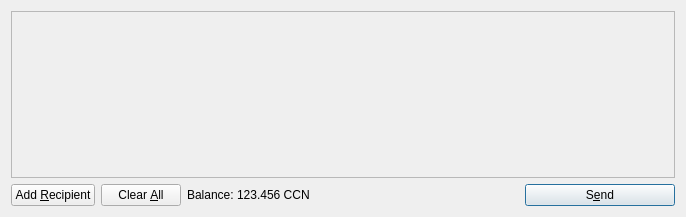
<?xml version="1.0" encoding="UTF-8"?>
<ui version="4.0">
 <class>SendCoinsDialog</class>
 <widget class="QDialog" name="SendCoinsDialog">
  <property name="geometry">
   <rect>
    <x>0</x>
    <y>0</y>
    <width>686</width>
    <height>217</height>
   </rect>
  </property>
  <property name="windowTitle">
   <string>Send Coins</string>
  </property>
  <layout class="QVBoxLayout" name="verticalLayout">
   <item>
    <widget class="QScrollArea" name="scrollArea">
     <property name="widgetResizable">
      <bool>true</bool>
     </property>
     <widget class="QWidget" name="scrollAreaWidgetContents">
      <property name="geometry">
       <rect>
        <x>0</x>
        <y>0</y>
        <width>666</width>
        <height>165</height>
       </rect>
      </property>
      <layout class="QVBoxLayout" name="verticalLayout_2">
       <property name="margin">
        <number>0</number>
       </property>
       <item>
        <layout class="QVBoxLayout" name="entries">
         <property name="spacing">
          <number>6</number>
         </property>
        </layout>
       </item>
       <item>
        <spacer name="verticalSpacer">
         <property name="orientation">
          <enum>Qt::Vertical</enum>
         </property>
         <property name="sizeHint" stdset="0">
          <size>
           <width>20</width>
           <height>40</height>
          </size>
         </property>
        </spacer>
       </item>
      </layout>
     </widget>
    </widget>
   </item>
   <item>
    <layout class="QHBoxLayout" name="horizontalLayout">
     <item>
      <widget class="QPushButton" name="addButton">
       <property name="toolTip">
        <string>Send to multiple recipients at once</string>
       </property>
       <property name="text">
        <string>Add &amp;Recipient</string>
       </property>
       <property name="icon">
        <iconset resource="../bitcoin.qrc">
         <normaloff>:/icons/add</normaloff>:/icons/add</iconset>
       </property>
       <property name="autoDefault">
        <bool>false</bool>
       </property>
      </widget>
     </item>
     <item>
      <widget class="QPushButton" name="clearButton">
       <property name="sizePolicy">
        <sizepolicy hsizetype="Minimum" vsizetype="Fixed">
         <horstretch>0</horstretch>
         <verstretch>0</verstretch>
        </sizepolicy>
       </property>
       <property name="toolTip">
        <string>Remove all transaction fields</string>
       </property>
       <property name="text">
        <string>Clear &amp;All</string>
       </property>
       <property name="icon">
        <iconset resource="../bitcoin.qrc">
         <normaloff>:/icons/remove</normaloff>:/icons/remove</iconset>
       </property>
       <property name="autoRepeatDelay">
        <number>300</number>
       </property>
       <property name="autoDefault">
        <bool>false</bool>
       </property>
      </widget>
     </item>
     <item>
      <layout class="QHBoxLayout" name="horizontalLayout_2">
       <property name="spacing">
        <number>3</number>
       </property>
       <item>
        <widget class="QLabel" name="label">
         <property name="text">
          <string>Balance:</string>
         </property>
        </widget>
       </item>
       <item>
        <widget class="QLabel" name="labelBalance">
         <property name="cursor">
          <cursorShape>IBeamCursor</cursorShape>
         </property>
         <property name="text">
          <string>123.456 CCN</string>
         </property>
         <property name="textInteractionFlags">
          <set>Qt::LinksAccessibleByMouse|Qt::TextSelectableByKeyboard|Qt::TextSelectableByMouse</set>
         </property>
        </widget>
       </item>
      </layout>
     </item>
     <item>
      <spacer name="horizontalSpacer">
       <property name="orientation">
        <enum>Qt::Horizontal</enum>
       </property>
       <property name="sizeHint" stdset="0">
        <size>
         <width>40</width>
         <height>20</height>
        </size>
       </property>
      </spacer>
     </item>
     <item>
      <widget class="QPushButton" name="sendButton">
       <property name="minimumSize">
        <size>
         <width>150</width>
         <height>0</height>
        </size>
       </property>
       <property name="toolTip">
        <string>Confirm the send action</string>
       </property>
       <property name="text">
        <string>S&amp;end</string>
       </property>
       <property name="icon">
        <iconset resource="../bitcoin.qrc">
         <normaloff>:/icons/send</normaloff>:/icons/send</iconset>
       </property>
       <property name="default">
        <bool>true</bool>
       </property>
      </widget>
     </item>
    </layout>
   </item>
  </layout>
 </widget>
 <resources>
  <include location="../bitcoin.qrc"/>
 </resources>
 <connections/>
</ui>
